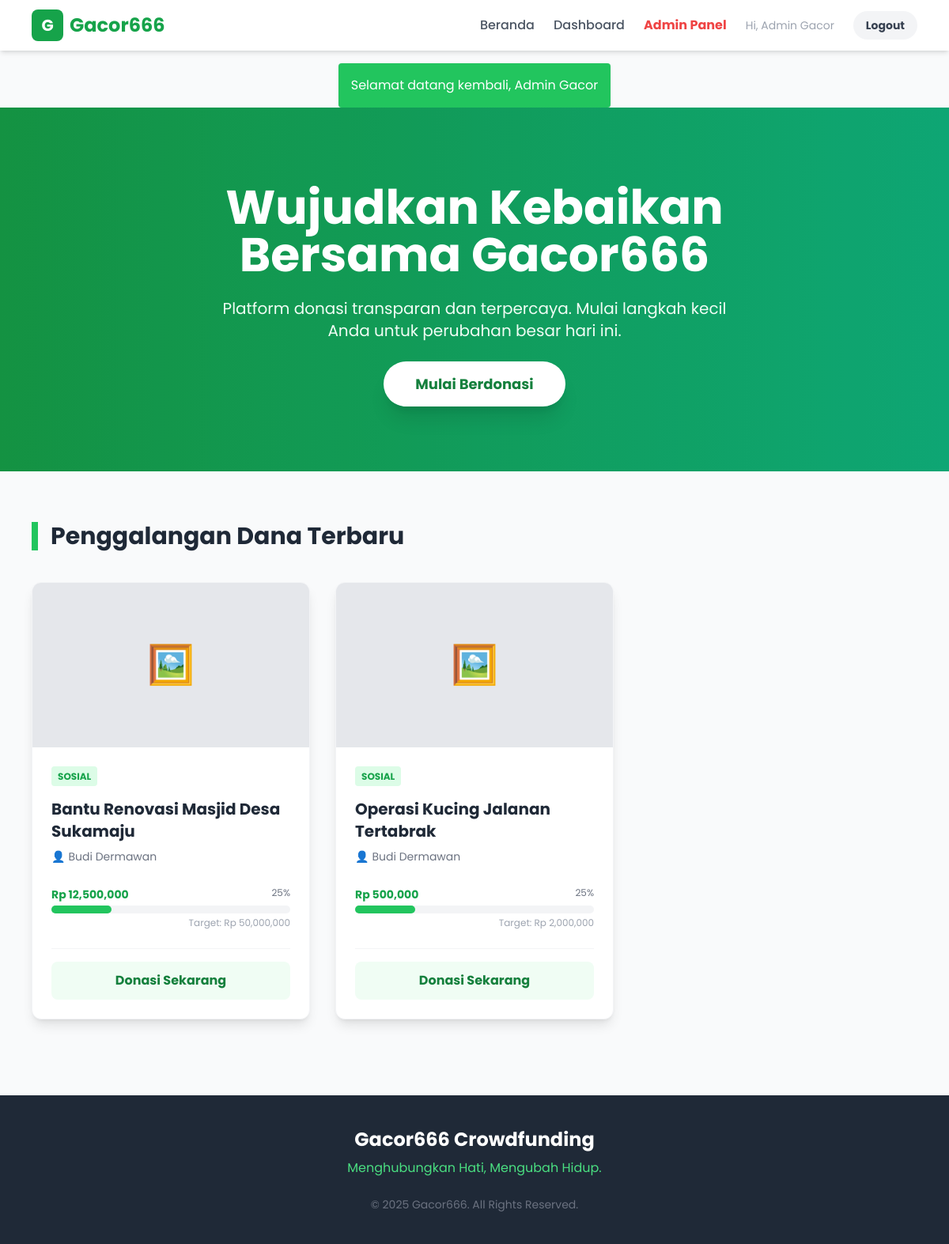
/index.php (signed in), run on the app's committed database.
### tables this page shows
CREATE TABLE `campaigns` (
  `id` int(11) NOT NULL,
  `user_id` int(11) NOT NULL,
  `judul` varchar(255) NOT NULL,
  `deskripsi` text NOT NULL,
  `target_donasi` decimal(15,2) NOT NULL,
  `dana_terkumpul` decimal(15,2) DEFAULT 0.00,
  `batas_waktu` date NOT NULL,
  `gambar_url` varchar(255) DEFAULT 'default.jpg',
  `status` enum('pending','active','rejected','completed') DEFAULT 'pending',
  `created_at` timestamp NOT NULL DEFAULT current_timestamp()
);

CREATE TABLE `users` (
  `id` int(11) NOT NULL,
  `nama_lengkap` varchar(100) NOT NULL,
  `email` varchar(100) NOT NULL,
  `password` varchar(255) NOT NULL,
  `no_hp` varchar(20) DEFAULT NULL,
  `role` enum('admin','user') DEFAULT 'user',
  `is_verified` tinyint(1) DEFAULT 0,
  `ktp_file` varchar(255) DEFAULT NULL,
  `kk_file` varchar(255) DEFAULT NULL,
  `surat_polisi_file` varchar(255) DEFAULT NULL,
  `foto_diri_file` varchar(255) DEFAULT NULL,
  `verification_status` enum('none','pending','approved','rejected') DEFAULT 'none',
  `created_at` timestamp NOT NULL DEFAULT current_timestamp()
);

### index.php (the view, shortened to what this page needs)
<?php
require 'config.php';
$stmt = $pdo->query("
    SELECT campaigns.*, users.nama_lengkap
    FROM campaigns
    JOIN users ON campaigns.user_id = users.id
    WHERE campaigns.status = 'active'
    ORDER BY campaigns.created_at DESC
");
$campaigns = $stmt->fetchAll();
?>
<!DOCTYPE html>
<html lang="id">
<head>
    <script src="https://cdn.tailwindcss.com"></script>
</head>
<body class="bg-gray-50 flex flex-col min-h-screen">
    <?php include 'includes/navbar.php'; ?>
    <div class="bg-gradient-to-r from-green-600 to-emerald-500 text-white py-24 relative overflow-hidden">
        <div class="absolute inset-0 bg-black opacity-10"></div>
        <div class="container mx-auto px-4 text-center relative z-10">
            <h1 class="text-4xl md:text-6xl font-bold mb-6 leading-tight">Wujudkan Kebaikan<br>Bersama Gacor666</h1>
            <p class="text-lg md:text-xl mb-10 max-w-2xl mx-auto text-green-50">Platform donasi transparan dan terpercaya. Mulai langkah kecil Anda untuk perubahan besar hari ini.</p>
            <a href="#campaigns" class="bg-white text-green-700 px-10 py-4 rounded-full font-bold text-lg hover:bg-gray-100 shadow-xl transition transform hover:-translate-y-1">Mulai Berdonasi</a>
        </div>
    </div>
    <main id="campaigns" class="container mx-auto px-4 py-16 max-w-6xl flex-grow">
        <div class="flex items-center justify-between mb-10">
            <h2 class="text-3xl font-bold text-gray-800 border-l-8 border-green-500 pl-4">Penggalangan Dana Terbaru</h2>
        </div>
        <?php if (count($campaigns) > 0): ?>
            <div class="grid grid-cols-1 md:grid-cols-3 gap-8">
                <?php foreach ($campaigns as $c):
                    $persen = ($c['target_donasi'] > 0) ? ($c['dana_terkumpul'] / $c['target_donasi']) * 100 : 0;
                ?>
                <div class="bg-white rounded-xl shadow-lg hover:shadow-2xl transition duration-300 overflow-hidden flex flex-col border border-gray-100 group">
                    <div class="h-52 bg-gray-200 flex items-center justify-center text-gray-400 group-hover:bg-gray-300 transition">
                        <span class="text-5xl">🖼️</span>
                    </div>
                    <div class="p-6 flex-grow flex flex-col">
                        <div class="mb-4">
                            <span class="text-xs font-bold uppercase text-green-600 bg-green-100 px-2 py-1 rounded">Sosial</span>
                        </div>
                        <h3 class="font-bold text-xl mb-2 text-gray-800 line-clamp-2 group-hover:text-green-600 transition"><?= htmlspecialchars($c['judul']) ?></h3>
                        <p class="text-sm text-gray-500 mb-1 flex items-center gap-1">
                            <span>👤</span> <?= htmlspecialchars($c['nama_lengkap']) ?>
                        </p>
                        <div class="mt-6">
                            <div class="flex justify-between text-sm mb-1">
                                <span class="font-bold text-green-600">Rp <?= number_format($c['dana_terkumpul']) ?></span>
                                <span class="text-gray-500 text-xs text-right"><?= number_format($persen, 0) ?>%</span>
                            </div>
                            <div class="w-full bg-gray-100 rounded-full h-2.5 mb-1">
                                <div class="bg-green-500 h-2.5 rounded-full transition-all duration-1000" style="width: <?= min($persen, 100) ?>%"></div>
                            </div>
                            <div class="text-right text-xs text-gray-400">Target: Rp <?= number_format($c['target_donasi']) ?></div>
                        </div>
                        <div class="mt-6 pt-4 border-t border-gray-100">
                            <a href="#" class="block text-center w-full bg-green-50 text-green-700 py-3 rounded-lg hover:bg-green-600 hover:text-white transition font-bold">Donasi Sekarang</a>
                        </div>
                    </div>
                </div>
                <?php endforeach; ?>
            </div>
        <?php endif; ?>
    </main>
    <footer class="bg-gray-800 text-white py-10 mt-8">
        <div class="container mx-auto px-4 text-center">
            <h2 class="text-2xl font-bold mb-2">Gacor666 Crowdfunding</h2>
            <p class="text-green-400 mb-6">Menghubungkan Hati, Mengubah Hidup.</p>
            <p class="text-gray-500 text-sm">&copy; 2025 Gacor666. All Rights Reserved.</p>
        </div>
    </footer>
</body>
</html>

### index.php (style rules this page uses)
body { font-family: 'Poppins', sans-serif; }

### data on the page
campaigns: judul "Bantu Renovasi Masjid Desa Sukamaju", user.nama_lengkap "Budi Dermawan", dana_terkumpul "12,500,000", persen "25", target_donasi "50,000,000"
campaigns: judul "Operasi Kucing Jalanan Tertabrak", user.nama_lengkap "Budi Dermawan", dana_terkumpul "500,000", persen "25", target_donasi "2,000,000"

### other printed values
$_SESSION['nama'] "Admin Gacor"
$_SESSION['flash']['msg'] "Selamat datang kembali, Admin Gacor"
